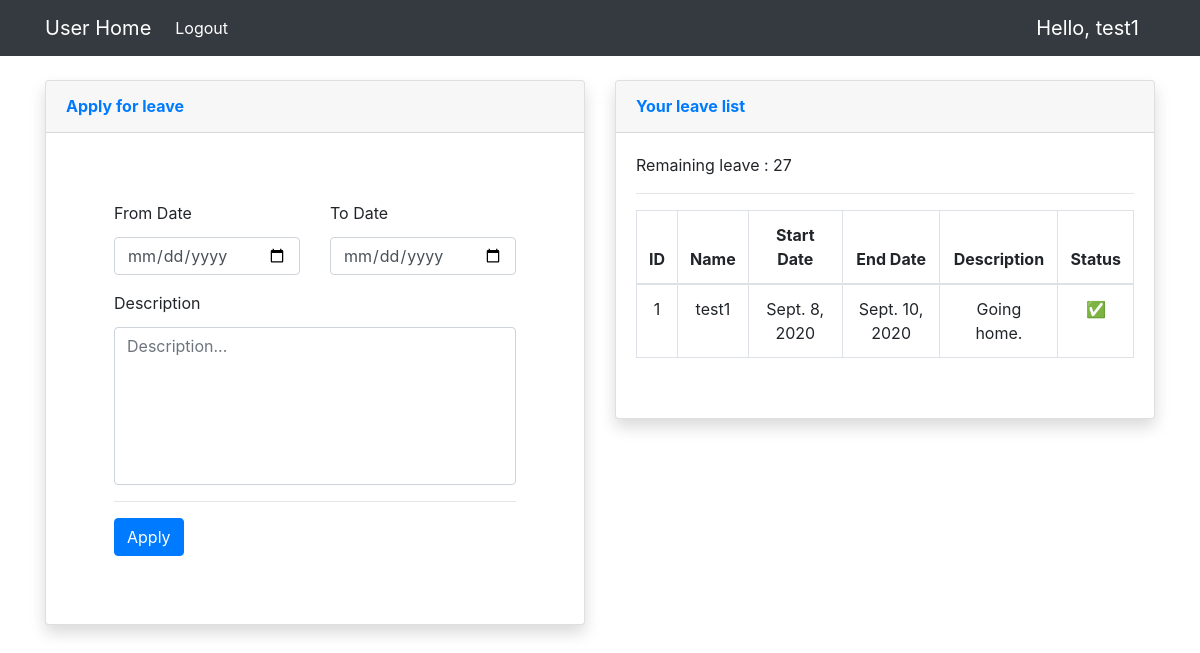
Page /UserHome (signed in) on the committed database.
### Application/models.py (models this page shows)
class User(models.Model):
    UID = models.IntegerField(auto_created=True,primary_key=True)
    Name = models.CharField(max_length=50)
    Role = models.CharField(max_length=8)
    Password = models.CharField(max_length=20, null=True)
    Total_Leave = models.IntegerField(default=0)
    Created_Date = models.DateTimeField(auto_now_add=True)
    class Meta:
        db_table = 'User'

class Leave(models.Model):
    LID = models.IntegerField(auto_created=True,primary_key=True)
    UID = models.ForeignKey(User, on_delete=models.CASCADE)
    Start_Date = models.DateField()
    End_Date = models.DateField()
    Description = models.TextField()
    Leave_Status = models.BooleanField(default=False)
    Seen_By_Manager = models.BooleanField(default=False)
    Created_Date = models.DateTimeField(auto_now_add=True)
    class Meta:
        db_table = 'Leave'

### Application/views.py (the view, shortened to what this page needs)
# urls.py: path('UserHome', views.UserHome),
def UserHome(request):
    if request.method == 'GET':
        paginator = Leave.objects.all().order_by('-LID')
        page = request.GET.get('page', 1)
        Qry_Display_Leave = Paginator(paginator, 10)
        try:
            users = Qry_Display_Leave.page(page)
        except PageNotAnInteger:
            users = Qry_Display_Leave.page(1)
        except EmptyPage:
            users = Qry_Display_Leave.page(Qry_Display_Leave.num_pages)
        Qry_Display_User_Leave = User.objects.all()
        context = {
            'ID': request.session['id'],
            'Name': request.session['name'],
            'All_Leave': users,
            'All_User_Leave': Qry_Display_User_Leave,
        }
        return render(request, 'User_Site/userhome.html', context)

### Application/templates/User_Site/userhome.html (shortened to what this page needs)
{% load static %}
<!doctype html>
<html lang="en">
<head>
    <link rel="stylesheet" href="{% static 'css/bootstrap.min.css' %}">
</head>
<body>
    <nav class="navbar navbar-expand-lg navbar-dark bg-dark">
        <div class="container">
            <a class="navbar-brand" href="#">User Home</a>
            <div class="collapse navbar-collapse" id="navbarsExample07">
              <ul class="navbar-nav mr-auto">
                  <li class="nav-item active">
                      <a class="nav-link" href="/Logout">Logout</a>
                  </li>
              </ul>
              <form class="form-inline my-2 my-md-0">
                  <a class="navbar-brand" href="#">Hello, {{ Name }}</a>
              </form>
            </div>
        </div>
    </nav>
    <br>
    <div class="container">
        <div class="row">
            <div class="col-lg-6">
                <div class="card shadow mb-4">
                    <div class="card-header py-3">
                        <h6 class="m-0 font-weight-bold text-primary">Apply for leave</h6>
                    </div>
                    <div class="card-body">
                        <div class="p-5">
                            <form class="user" action="/UserHome" method="post" enctype="multipart/form-data">
                                <div class="form-group row">
                                    <div class="col-sm-6 mb-3 mb-sm-0">
                                        <label class="pb-1 grey-text">From Date</label>
                                        <input type="date" name="FromDate" class="form-control" required>
                                    </div>
                                    <div class="col-sm-6">
                                        <label class="pb-1 grey-text">To Date</label>
                                        <input type="date" name="ToDate" class="form-control" required>
                                    </div>
                                </div>
                                <div class="form-group">
                                    <label class="pb-1 grey-text">Description</label>
                                    <textarea name="Description" class="form-control" rows="6" placeholder="Description..." style="resize: none;" required></textarea>
                                </div>
                                <hr>
                                <input type="submit" name="submit" class="btn btn-primary btn-user" value="Apply">
                            </form>
                        </div>
                    </div>
                </div>
            </div>
        <div class="col-lg-6">
            <div class="card shadow mb-4">
                <div class="card-header py-3">
                    <h6 class="m-0 font-weight-bold text-primary">Your leave list</h6>
                </div>
                    <div class="card-body">
                        {% if All_User_Leave %}
                            {% for User_Leave in All_User_Leave %}
                                {% if User_Leave.UID == ID %}
                                    Remaining leave : {{ User_Leave.Total_Leave }}
                                {% endif %}
                            {% endfor %}
                        {% endif %}
                        <hr>
                        <div class="table-responsive">
                            <table class="table table-bordered" width="100%">
                                <thead>
                                    <tr>
                                        <th><center>ID</center></th>
                                        <th><center>Name</center></th>
                                        <th><center>Start Date</center></th>
                                        <th><center>End Date</center></th>
                                        <th><center>Description</center></th>
                                        <th><center>Status</center></th>
                                    </tr>
                                </thead>
                                {% if All_Leave %}
                                    {% for Leave in All_Leave %}
                                        {% if Leave.UID_id == ID %}
                                            <tbody>
                                                <tr>
                                                    <td><center>{{ Leave.LID }}</center></td>
                                                    <td><center>{{ Leave.UID.Name }}</center></td>
                                                    <td><center>{{ Leave.Start_Date }}</center></td>
                                                    <td><center>{{ Leave.End_Date}}</center></td>
                                                    <td><center>{{ Leave.Description }}</center></td>
                                                    {% if Leave.Leave_Status == False %}
                                                        <td><center>&#10060;</center></td>
                                                    {% else %}
                                                        <td><center>&#x2705;</center></td>
                                                    {% endif %}
                                                </tr>
                                            </tbody>
                                        {% endif %}
                                    {% endfor %}
                                {% endif %}
                            </table>
                        </div>
                        <br>
                    </div>
                </div>
            </div>
        </div>
    </div>
</body>
</html>

### rows in the picture
User: Name "test1", Total_Leave "27"
Leave: LID "1", UID.Name "test1", Start_Date "Sept. 8, 2020", End_Date "Sept. 10, 2020", Description "Going home."
